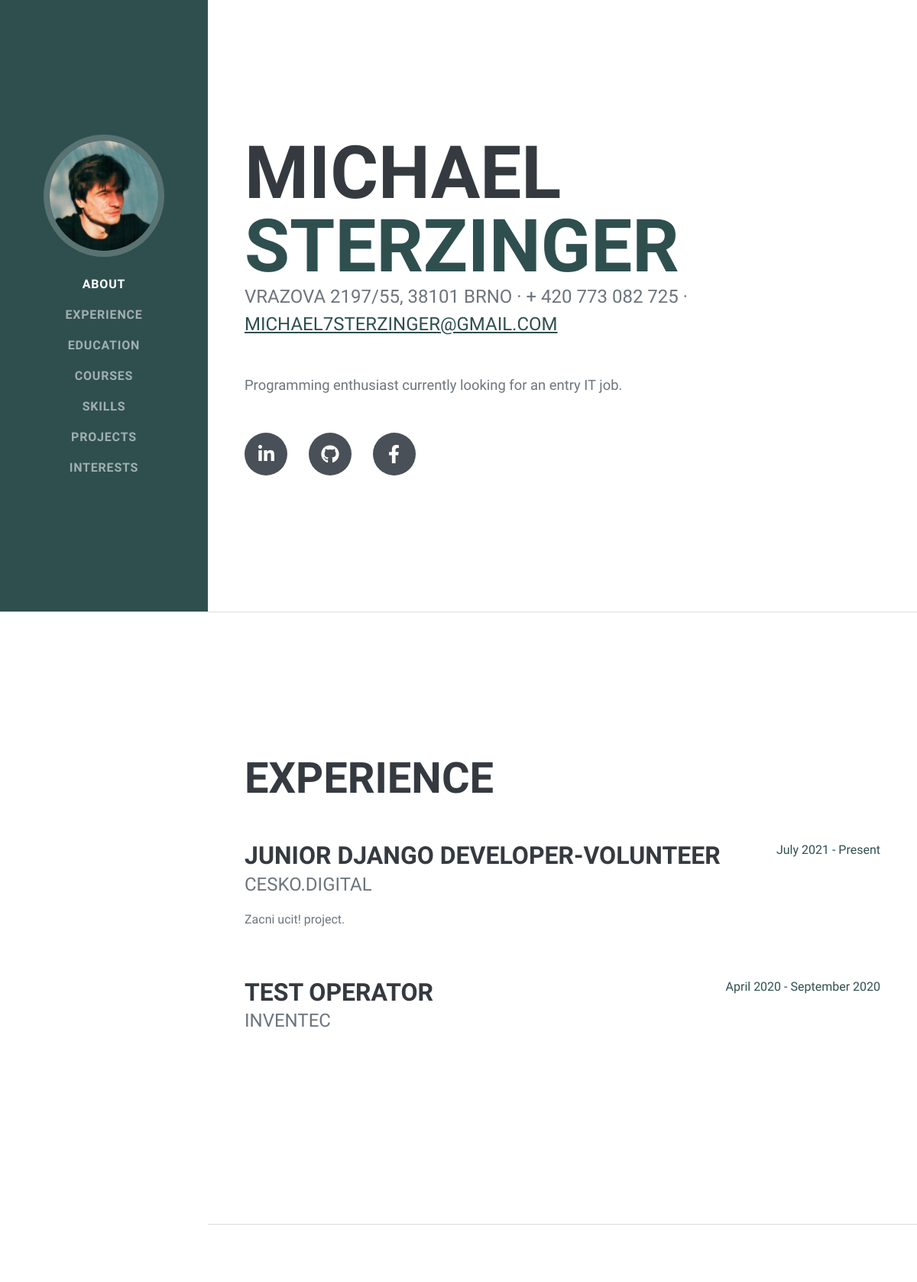
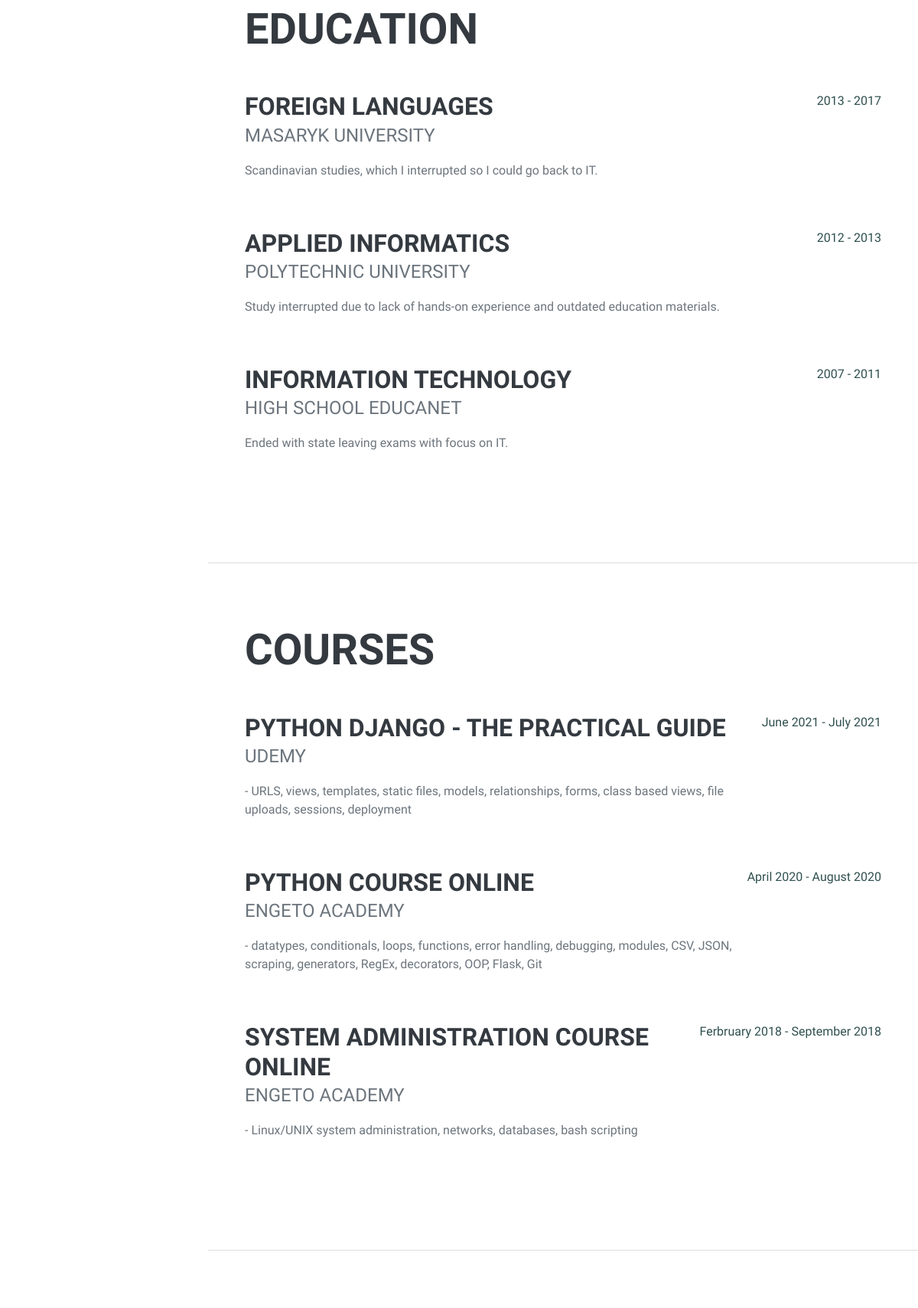
The page / (upper part) on the database its author committed (2 pictures, top to bottom).
### resume_page/models.py (models this page shows, shortened)
class Author(models.Model):
    first_name = models.CharField(max_length=100)
    last_name = models.CharField(max_length=100)
    address = models.CharField(max_length=100)
    tel = models.CharField(max_length=20)
    email_address = models.EmailField()
    about_me = models.TextField(null=True)

class Experience(models.Model):
    title = models.CharField(max_length=100)
    company = models.CharField(max_length=100)
    date_from = models.CharField(max_length=50)
    date_to = models.CharField(max_length=50)
    description = models.TextField(blank=True)
    class Meta():
        verbose_name_plural = "Experience"

class Education(models.Model):
    title = models.CharField(max_length=100)
    school = models.CharField(max_length=100)
    date_from = models.CharField(max_length=50)
    date_to = models.CharField(max_length=50)
    description = models.TextField(blank=True)
    class Meta():
        verbose_name_plural = "Education"

class Course(models.Model):
    title = models.CharField(max_length=100)
    school = models.CharField(max_length=100)
    date_from = models.CharField(max_length=50)
    date_to = models.CharField(max_length=50)
    description = models.TextField(blank=True)

### resume_page/views.py (the view)
# urls.py: path("", views.IndexView.as_view()),
class IndexView(View):
    def get(self, request):
        author = Author.objects.get()
        experience = Experience.objects.all().order_by('id').reverse()
        education = Education.objects.all().order_by('id').reverse()
        interests = Interests.objects.get()
        projects = Project.objects.all()
        courses = Course.objects.all().order_by('id').reverse()
        skills = Skill.objects.all()
        return render(request, "resume_page/index.html", {
            "author": author,
            "experience": experience,
            "education": education,
            "interests": interests,
            "projects": projects,
            "courses": courses,
            "skills": skills
        })

### resume_page/templates/resume_page/index.html (shortened to what this page needs)
<!DOCTYPE html>
<html lang="en">
{% load static %}
    <head>
        <link href="{% static 'css/styles.css' %}" rel="stylesheet" />
    </head>
    <body id="page-top">
        <nav class="navbar navbar-expand-lg navbar-dark bg-primary fixed-top" id="sideNav">
            <a class="navbar-brand js-scroll-trigger" href="#page-top">
                <span class="d-none d-lg-block"><img class="img-fluid img-profile rounded-circle mx-auto mb-2" src="{% static 'assets/img/profile.jpg' %}" alt="..." /></span>
            </a>
            <div class="collapse navbar-collapse" id="navbarResponsive">
                <ul class="navbar-nav">
                    <li class="nav-item"><a class="nav-link js-scroll-trigger" href="#about">About</a></li>
                    <li class="nav-item"><a class="nav-link js-scroll-trigger" href="#experience">Experience</a></li>
                    <li class="nav-item"><a class="nav-link js-scroll-trigger" href="#education">Education</a></li>
                    <li class="nav-item"><a class="nav-link js-scroll-trigger" href="#courses">Courses</a></li>
                    <li class="nav-item"><a class="nav-link js-scroll-trigger" href="#skills">Skills</a></li>
                    <li class="nav-item"><a class="nav-link js-scroll-trigger" href="#projects">Projects</a></li>
                    <li class="nav-item"><a class="nav-link js-scroll-trigger" href="#interests">Interests</a></li>
                </ul>
            </div>
        </nav>
        <div class="container-fluid p-0">
            <section class="resume-section" id="about">
                <div class="resume-section-content">
                    <h1 class="mb-0">
                        {{ author.first_name }}
                        <span class="text-primary">{{ author.last_name }}</span>
                    </h1>
                    <div class="subheading mb-5">
                        {{ author.address }} · {{ author.tel }} ·
                        <a href="mailto:{{ author.email_address }}">{{ author.email_address }}</a>
                    </div>
                    <p class="lead mb-5">{{ author.about_me }}</p>
                    <div class="social-icons">
                        <a class="social-icon" href="https://www.linkedin.com/in/m-sterzinger/"><i class="fab fa-linkedin-in"></i></a>
                        <a class="social-icon" href="https://github.com/idep-nter"><i class="fab fa-github"></i></a>
                        <a class="social-icon" href="https://www.facebook.com/tofuzrout/"><i class="fab fa-facebook-f"></i></a>
                    </div>
                </div>
            </section>
            <hr class="m-0" />
            <section class="resume-section" id="experience">
                <div class="resume-section-content">
                    <h2 class="mb-5">Experience</h2>
                    {% for exp in experience %}
                    <div class="d-flex flex-column flex-md-row justify-content-between mb-5">
                        <div class="flex-grow-1">
                            <h3 class="mb-0">{{ exp.title }}</h3>
                            <div class="subheading mb-3">{{ exp.company }}</div>
                            <p>{{ exp.description|linebreaks }}</p>
                        </div>
                        <div class="flex-shrink-0"><span class="text-primary">{{ exp.date_from }} - {{ exp.date_to }}</span></div>
                    </div>
                    {% endfor %}
                </div>
            </section>
            <hr class="m-0" />
            <section class="resume-section" id="education">
                <div class="resume-section-content">
                    <h2 class="mb-5">Education</h2>
                    {% for edu in education %}
                    <div class="d-flex flex-column flex-md-row justify-content-between mb-5">
                        <div class="flex-grow-1">
                            <h3 class="mb-0">{{ edu.title }}</h3>
                            <div class="subheading mb-3">{{ edu.school }}</div>
                            <div>{{ edu.description|linebreaks }}</div>
                        </div>
                        <div class="flex-shrink-0"><span class="text-primary">{{ edu.date_from }} - {{ edu.date_to }}</span></div>
                    </div>
                    {% endfor %}
                </div>
            </section>
            <hr class="m-0" />
            <section class="resume-section" id="courses">
                <div class="resume-section-content">
                    <h2 class="mb-5">Courses</h2>
                    {% for course in courses %}
                    <div class="d-flex flex-column flex-md-row justify-content-between mb-5">
                        <div class="flex-grow-1">
                            <h3 class="mb-0">{{ course.title }}</h3>
                            <div class="subheading mb-3">{{ course.school }}</div>
                            <div>{{ course.description|linebreaks }}</div>
                        </div>
                        <div class="flex-shrink-0"><span class="text-primary">{{ course.date_from }} - {{ course.date_to }}</span></div>
                    </div>
                    {% endfor %}
                </div>
            </section>
            <hr class="m-0" />
            <section class="resume-section" id="skills">
            </section>
        </div>
    </body>
</html>

### rows shown on the page
Author: first_name "MICHAEL", last_name "STERZINGER", address "VRAZOVA 2197/55, 38101 BRNO", tel "+ 420 773 082 725", email_address "MICHAEL7STERZINGER@GMAIL.COM", about_me "Programming enthusiast currently looking for an entry IT job."
Experience: title "JUNIOR DJANGO DEVELOPER-VOLUNTEER", company "CESKO.DIGITAL", description "Zacni ucit! project.", date_from "July 2021", date_to "Present"
Experience: title "TEST OPERATOR", company "INVENTEC", date_from "April 2020", date_to "September 2020"
Education: title "FOREIGN LANGUAGES", school "MASARYK UNIVERSITY", description "Scandinavian studies, which I interrupted so I could go back to IT.", date_from "2013", date_to "2017"
Education: title "APPLIED INFORMATICS", school "POLYTECHNIC UNIVERSITY", description "Study interrupted due to lack of hands-on experience and outdated education materials.", date_from "2012", date_to "2013"
Education: title "INFORMATION TECHNOLOGY", school "HIGH SCHOOL EDUCANET", description "Ended with state leaving exams with focus on IT.", date_from "2007", date_to "2011"
Course: title "PYTHON DJANGO - THE PRACTICAL GUIDE", school "UDEMY", description "- URLS, views, templates, static files, models, relationships, forms, class based views, file uploads, sessions, deployment", date_from "June 2021", date_to "July 2021"
Course: title "PYTHON COURSE ONLINE", school "ENGETO ACADEMY", description "- datatypes, conditionals, loops, functions, error handling, debugging, modules, CSV, JSON, scraping, generators, RegEx, decorators, OOP, Flask, Git", date_from "April 2020", date_to "August 2020"
Course: title "SYSTEM ADMINISTRATION COURSE ONLINE", school "ENGETO ACADEMY", description "- Linux/UNIX system administration, networks, databases, bash scripting", date_from "Ferbruary 2018", date_to "September 2018"
